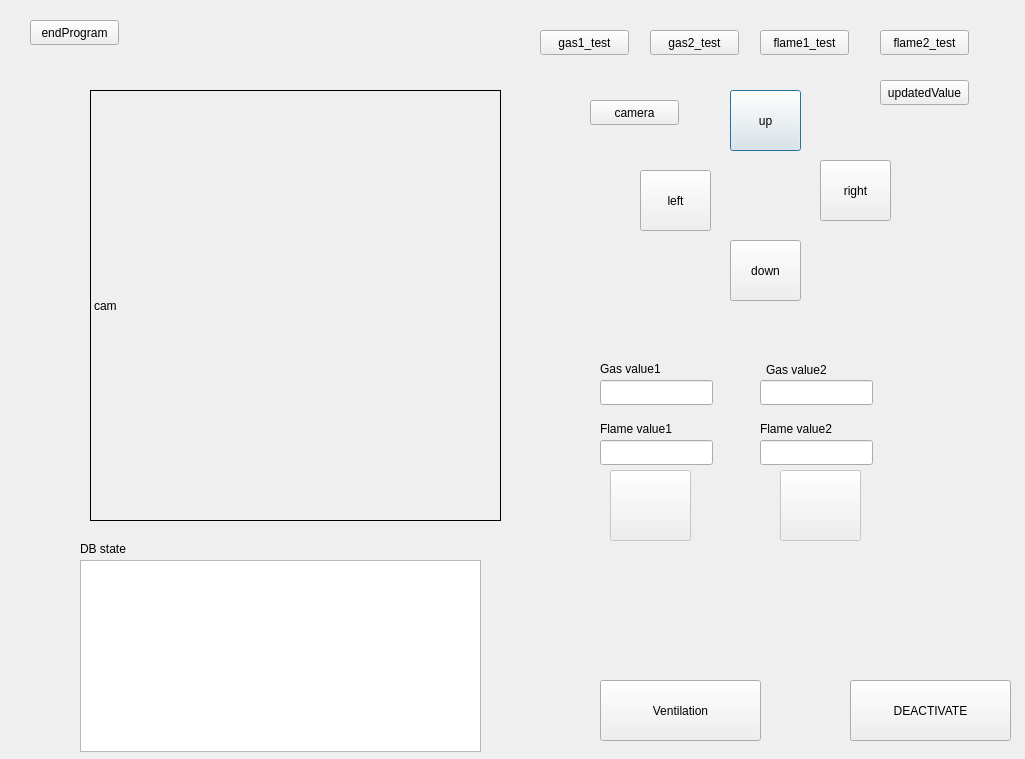
<?xml version="1.0" encoding="UTF-8"?>
<ui version="4.0">
 <class>Dialog</class>
 <widget class="QDialog" name="Dialog">
  <property name="geometry">
   <rect>
    <x>0</x>
    <y>0</y>
    <width>1025</width>
    <height>759</height>
   </rect>
  </property>
  <property name="windowTitle">
   <string>Dialog</string>
  </property>
  <widget class="QLabel" name="cam_label">
   <property name="geometry">
    <rect>
     <x>90</x>
     <y>90</y>
     <width>411</width>
     <height>431</height>
    </rect>
   </property>
   <property name="frameShape">
    <enum>QFrame::Box</enum>
   </property>
   <property name="text">
    <string>cam</string>
   </property>
  </widget>
  <widget class="QPushButton" name="camera_up_button">
   <property name="geometry">
    <rect>
     <x>730</x>
     <y>90</y>
     <width>71</width>
     <height>61</height>
    </rect>
   </property>
   <property name="text">
    <string>up</string>
   </property>
  </widget>
  <widget class="QPushButton" name="camera_down_button">
   <property name="geometry">
    <rect>
     <x>730</x>
     <y>240</y>
     <width>71</width>
     <height>61</height>
    </rect>
   </property>
   <property name="text">
    <string>down</string>
   </property>
  </widget>
  <widget class="QPushButton" name="camera_right_button">
   <property name="geometry">
    <rect>
     <x>820</x>
     <y>160</y>
     <width>71</width>
     <height>61</height>
    </rect>
   </property>
   <property name="text">
    <string>right</string>
   </property>
  </widget>
  <widget class="QPushButton" name="camera_left_button">
   <property name="geometry">
    <rect>
     <x>640</x>
     <y>170</y>
     <width>71</width>
     <height>61</height>
    </rect>
   </property>
   <property name="text">
    <string>left</string>
   </property>
  </widget>
  <widget class="QLabel" name="label_2">
   <property name="geometry">
    <rect>
     <x>600</x>
     <y>420</y>
     <width>101</width>
     <height>17</height>
    </rect>
   </property>
   <property name="text">
    <string>Flame value1</string>
   </property>
  </widget>
  <widget class="QLabel" name="label_3">
   <property name="geometry">
    <rect>
     <x>600</x>
     <y>360</y>
     <width>81</width>
     <height>17</height>
    </rect>
   </property>
   <property name="text">
    <string>Gas value1</string>
   </property>
  </widget>
  <widget class="QLineEdit" name="gas_value1_label">
   <property name="geometry">
    <rect>
     <x>600</x>
     <y>380</y>
     <width>113</width>
     <height>25</height>
    </rect>
   </property>
  </widget>
  <widget class="QLineEdit" name="flame_value1_label">
   <property name="geometry">
    <rect>
     <x>600</x>
     <y>440</y>
     <width>113</width>
     <height>25</height>
    </rect>
   </property>
  </widget>
  <widget class="QPushButton" name="deactivate_button">
   <property name="geometry">
    <rect>
     <x>850</x>
     <y>680</y>
     <width>161</width>
     <height>61</height>
    </rect>
   </property>
   <property name="text">
    <string>DEACTIVATE</string>
   </property>
  </widget>
  <widget class="QPushButton" name="gas_led_button">
   <property name="enabled">
    <bool>false</bool>
   </property>
   <property name="geometry">
    <rect>
     <x>610</x>
     <y>470</y>
     <width>81</width>
     <height>71</height>
    </rect>
   </property>
   <property name="text">
    <string/>
   </property>
  </widget>
  <widget class="QPushButton" name="flame_led_button">
   <property name="enabled">
    <bool>false</bool>
   </property>
   <property name="geometry">
    <rect>
     <x>780</x>
     <y>470</y>
     <width>81</width>
     <height>71</height>
    </rect>
   </property>
   <property name="text">
    <string/>
   </property>
  </widget>
  <widget class="QTableWidget" name="log_tableWidget">
   <property name="geometry">
    <rect>
     <x>80</x>
     <y>560</y>
     <width>401</width>
     <height>192</height>
    </rect>
   </property>
  </widget>
  <widget class="QLabel" name="label_4">
   <property name="geometry">
    <rect>
     <x>80</x>
     <y>540</y>
     <width>67</width>
     <height>17</height>
    </rect>
   </property>
   <property name="text">
    <string>DB state</string>
   </property>
  </widget>
  <widget class="QPushButton" name="ventilation_button">
   <property name="geometry">
    <rect>
     <x>600</x>
     <y>680</y>
     <width>161</width>
     <height>61</height>
    </rect>
   </property>
   <property name="text">
    <string>Ventilation</string>
   </property>
  </widget>
  <widget class="QLabel" name="label_6">
   <property name="geometry">
    <rect>
     <x>766</x>
     <y>360</y>
     <width>81</width>
     <height>20</height>
    </rect>
   </property>
   <property name="text">
    <string>Gas value2</string>
   </property>
  </widget>
  <widget class="QLineEdit" name="flame_value2_label">
   <property name="geometry">
    <rect>
     <x>760</x>
     <y>440</y>
     <width>113</width>
     <height>25</height>
    </rect>
   </property>
  </widget>
  <widget class="QLabel" name="label_7">
   <property name="geometry">
    <rect>
     <x>760</x>
     <y>420</y>
     <width>101</width>
     <height>17</height>
    </rect>
   </property>
   <property name="text">
    <string>Flame value2</string>
   </property>
  </widget>
  <widget class="QLineEdit" name="gas_value2_label">
   <property name="geometry">
    <rect>
     <x>760</x>
     <y>380</y>
     <width>113</width>
     <height>25</height>
    </rect>
   </property>
  </widget>
  <widget class="QPushButton" name="btn_camera">
   <property name="geometry">
    <rect>
     <x>590</x>
     <y>100</y>
     <width>89</width>
     <height>25</height>
    </rect>
   </property>
   <property name="text">
    <string>camera</string>
   </property>
  </widget>
  <widget class="QPushButton" name="gas1_test">
   <property name="geometry">
    <rect>
     <x>540</x>
     <y>30</y>
     <width>89</width>
     <height>25</height>
    </rect>
   </property>
   <property name="text">
    <string>gas1_test</string>
   </property>
  </widget>
  <widget class="QPushButton" name="gas2_test">
   <property name="geometry">
    <rect>
     <x>650</x>
     <y>30</y>
     <width>89</width>
     <height>25</height>
    </rect>
   </property>
   <property name="text">
    <string>gas2_test</string>
   </property>
  </widget>
  <widget class="QPushButton" name="flame1_test">
   <property name="geometry">
    <rect>
     <x>760</x>
     <y>30</y>
     <width>89</width>
     <height>25</height>
    </rect>
   </property>
   <property name="text">
    <string>flame1_test</string>
   </property>
  </widget>
  <widget class="QPushButton" name="flame2_test">
   <property name="geometry">
    <rect>
     <x>880</x>
     <y>30</y>
     <width>89</width>
     <height>25</height>
    </rect>
   </property>
   <property name="text">
    <string>flame2_test</string>
   </property>
  </widget>
  <widget class="QPushButton" name="updateValue">
   <property name="geometry">
    <rect>
     <x>880</x>
     <y>80</y>
     <width>89</width>
     <height>25</height>
    </rect>
   </property>
   <property name="text">
    <string>updatedValue</string>
   </property>
  </widget>
  <widget class="QPushButton" name="end_program_button">
   <property name="geometry">
    <rect>
     <x>30</x>
     <y>20</y>
     <width>89</width>
     <height>25</height>
    </rect>
   </property>
   <property name="text">
    <string>endProgram</string>
   </property>
  </widget>
 </widget>
 <resources/>
 <connections/>
</ui>
